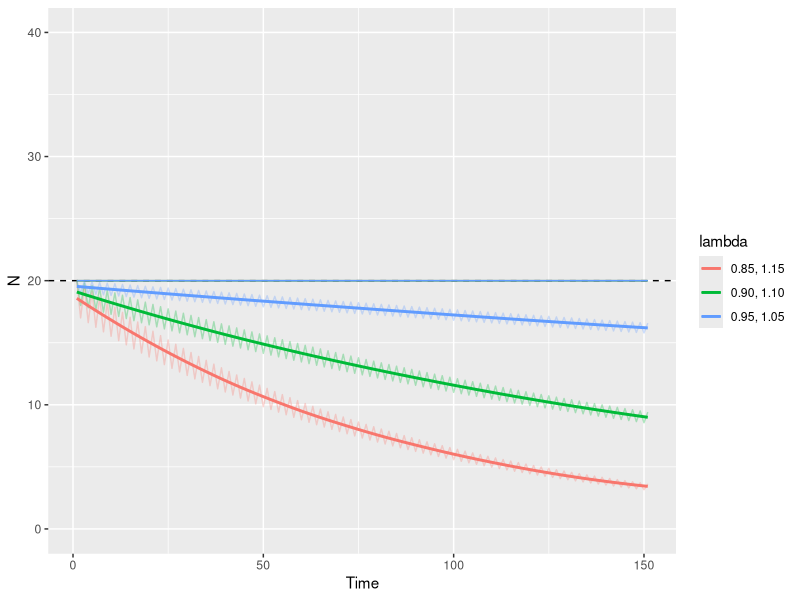
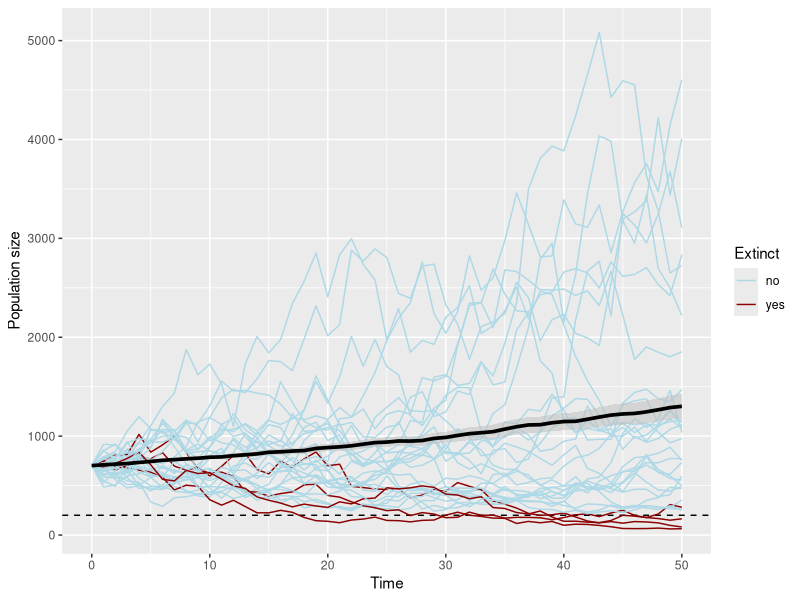

Write R code to recreate these figures, in order.

library(tidyverse)

# 1 - Geometric mean vs. arithmetic mean

# Function to estimate growth over time with an alternating high/low growth rate
stoch_growth <- function(N0, t, growth_high, growth_low) {
  
  # Create population size vector, empty except for the starting size
  pop_sizes <- vector(mode = "numeric", length = t + 1)
  pop_sizes[1] <- N0
  
  # Create a vector of alternating high and low lambda of the same length
  lamb_vec <- rep(c(growth_high, growth_low), length.out = length(pop_sizes))
  
  # Recursively calculate the next population size in the time step
  for(i in 2:length(pop_sizes)) {
    Nt <- pop_sizes[i-1]*lamb_vec[i]
    pop_sizes[i] <- Nt
  }
  
  # Create a tibble with Time and Population size
  pop_df <- tibble(
    Time = 1:(t+1),
    N = pop_sizes
  )
  return(pop_df)
  
}

# Create three population tables with different alternating growth rates
# lambda = 0.95, 1.05
Nt1 <- stoch_growth(N0 = 20, t = 150, growth_high = 1.05, growth_low = 0.95) %>%
  mutate(lambda = "0.95, 1.05",
         mean_lambda = mean(c(0.95, 1.05))*20)
# lambda = 0.90, 1.10
Nt2 <- stoch_growth(N0 = 20, t = 150, growth_high = 1.10, growth_low = 0.90) %>%
  mutate(lambda = "0.90, 1.10",
         mean_lambda = mean(c(0.90, 1.10))*20)
# lambda = 0.85, 1.15
Nt3 <- stoch_growth(N0 = 20, t = 150, growth_high = 1.15, growth_low = 0.85) %>%
  mutate(lambda = "0.85, 1.15",
         mean_lambda = mean(c(0.85, 1.15))*20)

# Plot the population trajectories
bind_rows(Nt1, Nt2, Nt3) %>%
ggplot(aes(x = Time, y = N, colour = lambda)) +
  geom_hline(yintercept = 20, linetype = "dashed") +
  geom_line(aes(y = mean_lambda)) +
  geom_line(alpha = 0.3) +
  geom_smooth(se = F) + 
  ylim(0, 40)

# 2 - Monte Carlo simulations

# Function to simulate population trajectories

sim_pop_mc <- function(N0, mu, sigma, tmax, qextinct, times) {
  
  # Set initial iteration
  iteration <- 1
  
  repeat {
    
    # Break the loop if we hit the maximum number of iterations
    if(iteration > times) break
    
    # Create a vector for years 0 to max time
    years <- 0:tmax
    
    # Create an empty numeric vector to hold the Nts
    Nti <- numeric(length = length(years))
    
    # Randomly draw an rmax from the probability distribution
    rt <- rnorm(n = length(years), mean = mu, sd = sigma)
    
    # Set the initial population size to N0
    Nti[1] <- N0
    
    # Simulate forward in time using the random rts
    for(i in 2:length(years)) Nti[i] <- exp(rt[i-1]) * Nti[i-1]
    
    # Create a table for the simulation
    Nti_sim <- tibble(Year = years, Nt = Nti, Simulation = iteration) %>%
      # Add column to specify whether the population exceeded the extinction threshold
      mutate(Extinct = ifelse(any(Nt < qextinct), "yes", "no"))
    
    # Bind the simulations together, starting with just Nti if initial iteration
    if(iteration == 1) Nt_sim <- Nti_sim
    if(iteration > 1) Nt_sim <- bind_rows(Nt_sim, Nti_sim)
    
    iteration <- iteration + 1
    
  }
  
  return(Nt_sim)
  
}

# Set the parameters for the polar bear population 
# Population sizes from 1999 to 2006
N <- c(702, 821, 739, 828, 729, 874, 804, 716)

# Calculate annual lambda values
lambda <- N[-1] / N[-length(N)]

# Calculate annual log growth rates
rt <- log(lambda)

# Calculate sample mean and standard deviation
mu_rt <- mean(rt)
sd_rt <- sd(rt)

# Calculate the confidence intervals
mu_rt + (sd_rt / sqrt(length(n)))*1.96
mu_rt - (sd_rt / sqrt(length(n)))*1.96

# Set the extinction threshold
extinct <- 200

# Set parameters of simulation and run
sim_pops <- sim_pop_mc(mu = mu_rt, sigma = sd_rt, 
                       N0 = 702, tmax = 50, qextinct = extinct, times = 1000)

# Subset 30 simulations for plotting
sim_pops_subset <- sim_pops %>%
  filter(Simulation <= 30)

# Calculate the mean and confidence interval of the simulations
sim_pops_mean <- sim_pops %>%
  group_by(Year) %>%
  summarize(Mean_Nt = mean(Nt),
            Lower_Nt = mean(Nt) - (sd(Nt)/sqrt(length(Nt)))*1.96,
            Upper_Nt = mean(Nt) + (sd(Nt)/sqrt(length(Nt)))*1.96)

# Plot the simulations
ggplot() +
  geom_hline(yintercept = extinct, linetype = "dashed") +
  geom_line(data = sim_pops_subset, linewidth = 0.5,
            aes(x = Year, y = Nt, group = Simulation, colour = Extinct)) +
  geom_ribbon(data = sim_pops_mean, fill = "grey", alpha = 0.5,
              aes(x = Year, ymin = Lower_Nt, ymax = Upper_Nt)) +
  geom_line(data = sim_pops_mean, colour = "black", linewidth = 1.25,
            aes(x = Year, y = Mean_Nt)) +
  scale_colour_manual(values = c("lightblue", "darkred")) +
  labs(y = "Population size", x = "Time")

# Calculate the proportion of times the population drops below the threshold
cat("There is a ", 
    sum(sim_pops$Extinct == "yes")/nrow(sim_pops)*100, 
    "% chance the population will be extinct within 50 years.")

# 3 - The analytical probability of extinction

cat("There is a ",
    round((extinct / N[1])^(2 * mu_rt / sd_rt^2), 3)*100,
    "% chance that the population will be extinct at some point.")
